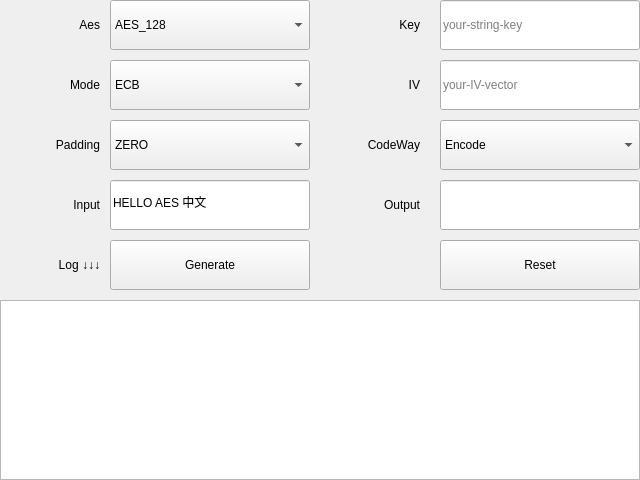
<?xml version="1.0" encoding="UTF-8"?>
<ui version="4.0">
 <class>qAesTestWgt</class>
 <widget class="QWidget" name="qAesTestWgt">
  <property name="geometry">
   <rect>
    <x>0</x>
    <y>0</y>
    <width>640</width>
    <height>480</height>
   </rect>
  </property>
  <property name="windowTitle">
   <string>QtAesTestWgt</string>
  </property>
  <layout class="QGridLayout" name="gridLayout">
   <property name="leftMargin">
    <number>0</number>
   </property>
   <property name="topMargin">
    <number>0</number>
   </property>
   <property name="rightMargin">
    <number>0</number>
   </property>
   <property name="bottomMargin">
    <number>0</number>
   </property>
   <property name="spacing">
    <number>0</number>
   </property>
   <item row="0" column="0">
    <widget class="QWidget" name="bgWgt" native="true">
     <property name="minimumSize">
      <size>
       <width>640</width>
       <height>480</height>
      </size>
     </property>
     <layout class="QGridLayout" name="gridLayout_2">
      <property name="leftMargin">
       <number>0</number>
      </property>
      <property name="topMargin">
       <number>0</number>
      </property>
      <property name="rightMargin">
       <number>0</number>
      </property>
      <property name="bottomMargin">
       <number>0</number>
      </property>
      <property name="spacing">
       <number>10</number>
      </property>
      <item row="0" column="0">
       <widget class="QLabel" name="aesTipLbl">
        <property name="minimumSize">
         <size>
          <width>100</width>
          <height>50</height>
         </size>
        </property>
        <property name="maximumSize">
         <size>
          <width>100</width>
          <height>50</height>
         </size>
        </property>
        <property name="text">
         <string>Aes</string>
        </property>
        <property name="alignment">
         <set>Qt::AlignRight|Qt::AlignTrailing|Qt::AlignVCenter</set>
        </property>
       </widget>
      </item>
      <item row="1" column="1">
       <widget class="QComboBox" name="modeValueCbb">
        <property name="minimumSize">
         <size>
          <width>200</width>
          <height>50</height>
         </size>
        </property>
        <property name="maximumSize">
         <size>
          <width>200</width>
          <height>50</height>
         </size>
        </property>
        <item>
         <property name="text">
          <string>ECB</string>
         </property>
        </item>
        <item>
         <property name="text">
          <string>CBC</string>
         </property>
        </item>
        <item>
         <property name="text">
          <string>CFB</string>
         </property>
        </item>
        <item>
         <property name="text">
          <string>OFB</string>
         </property>
        </item>
       </widget>
      </item>
      <item row="3" column="0">
       <widget class="QLabel" name="inputTipLbl">
        <property name="minimumSize">
         <size>
          <width>100</width>
          <height>50</height>
         </size>
        </property>
        <property name="maximumSize">
         <size>
          <width>100</width>
          <height>50</height>
         </size>
        </property>
        <property name="text">
         <string>Input</string>
        </property>
        <property name="alignment">
         <set>Qt::AlignRight|Qt::AlignTrailing|Qt::AlignVCenter</set>
        </property>
       </widget>
      </item>
      <item row="0" column="4">
       <widget class="QLineEdit" name="keyValueLet">
        <property name="minimumSize">
         <size>
          <width>200</width>
          <height>50</height>
         </size>
        </property>
        <property name="maximumSize">
         <size>
          <width>200</width>
          <height>50</height>
         </size>
        </property>
        <property name="placeholderText">
         <string>your-string-key</string>
        </property>
       </widget>
      </item>
      <item row="5" column="2">
       <widget class="QLabel" name="spaceTipLbl">
        <property name="minimumSize">
         <size>
          <width>100</width>
          <height>50</height>
         </size>
        </property>
        <property name="maximumSize">
         <size>
          <width>100</width>
          <height>50</height>
         </size>
        </property>
        <property name="text">
         <string/>
        </property>
        <property name="alignment">
         <set>Qt::AlignRight|Qt::AlignTrailing|Qt::AlignVCenter</set>
        </property>
       </widget>
      </item>
      <item row="3" column="2">
       <widget class="QLabel" name="outputTipLbl">
        <property name="minimumSize">
         <size>
          <width>100</width>
          <height>50</height>
         </size>
        </property>
        <property name="maximumSize">
         <size>
          <width>100</width>
          <height>50</height>
         </size>
        </property>
        <property name="text">
         <string>Output</string>
        </property>
        <property name="alignment">
         <set>Qt::AlignRight|Qt::AlignTrailing|Qt::AlignVCenter</set>
        </property>
       </widget>
      </item>
      <item row="0" column="2">
       <widget class="QLabel" name="keyTipLbl">
        <property name="minimumSize">
         <size>
          <width>100</width>
          <height>50</height>
         </size>
        </property>
        <property name="maximumSize">
         <size>
          <width>100</width>
          <height>50</height>
         </size>
        </property>
        <property name="text">
         <string>Key</string>
        </property>
        <property name="alignment">
         <set>Qt::AlignRight|Qt::AlignTrailing|Qt::AlignVCenter</set>
        </property>
       </widget>
      </item>
      <item row="5" column="4">
       <widget class="QPushButton" name="resetBtn">
        <property name="minimumSize">
         <size>
          <width>0</width>
          <height>50</height>
         </size>
        </property>
        <property name="text">
         <string>Reset</string>
        </property>
       </widget>
      </item>
      <item row="2" column="1">
       <widget class="QComboBox" name="paddingValueCbb">
        <property name="minimumSize">
         <size>
          <width>200</width>
          <height>50</height>
         </size>
        </property>
        <property name="maximumSize">
         <size>
          <width>200</width>
          <height>50</height>
         </size>
        </property>
        <item>
         <property name="text">
          <string>ZERO</string>
         </property>
        </item>
        <item>
         <property name="text">
          <string>PKCS7</string>
         </property>
        </item>
        <item>
         <property name="text">
          <string>ISO</string>
         </property>
        </item>
       </widget>
      </item>
      <item row="3" column="4">
       <widget class="QLineEdit" name="outputValueLet">
        <property name="minimumSize">
         <size>
          <width>200</width>
          <height>50</height>
         </size>
        </property>
        <property name="maximumSize">
         <size>
          <width>200</width>
          <height>50</height>
         </size>
        </property>
       </widget>
      </item>
      <item row="0" column="1">
       <widget class="QComboBox" name="aesValueCbb">
        <property name="minimumSize">
         <size>
          <width>200</width>
          <height>50</height>
         </size>
        </property>
        <property name="maximumSize">
         <size>
          <width>200</width>
          <height>50</height>
         </size>
        </property>
        <item>
         <property name="text">
          <string>AES_128</string>
         </property>
        </item>
        <item>
         <property name="text">
          <string>AES_192</string>
         </property>
        </item>
        <item>
         <property name="text">
          <string>AES_256</string>
         </property>
        </item>
       </widget>
      </item>
      <item row="1" column="4">
       <widget class="QLineEdit" name="IVValueLet">
        <property name="minimumSize">
         <size>
          <width>200</width>
          <height>50</height>
         </size>
        </property>
        <property name="maximumSize">
         <size>
          <width>200</width>
          <height>50</height>
         </size>
        </property>
        <property name="placeholderText">
         <string>your-IV-vector</string>
        </property>
       </widget>
      </item>
      <item row="6" column="0" colspan="5">
       <widget class="QTextEdit" name="logValueTextEdit"/>
      </item>
      <item row="1" column="0">
       <widget class="QLabel" name="modeTipLbl">
        <property name="minimumSize">
         <size>
          <width>100</width>
          <height>50</height>
         </size>
        </property>
        <property name="maximumSize">
         <size>
          <width>100</width>
          <height>50</height>
         </size>
        </property>
        <property name="text">
         <string>Mode</string>
        </property>
        <property name="alignment">
         <set>Qt::AlignRight|Qt::AlignTrailing|Qt::AlignVCenter</set>
        </property>
       </widget>
      </item>
      <item row="1" column="2">
       <widget class="QLabel" name="IVTipLbl">
        <property name="minimumSize">
         <size>
          <width>100</width>
          <height>50</height>
         </size>
        </property>
        <property name="maximumSize">
         <size>
          <width>100</width>
          <height>50</height>
         </size>
        </property>
        <property name="text">
         <string>IV</string>
        </property>
        <property name="alignment">
         <set>Qt::AlignRight|Qt::AlignTrailing|Qt::AlignVCenter</set>
        </property>
       </widget>
      </item>
      <item row="5" column="1">
       <widget class="QPushButton" name="generateBtn">
        <property name="minimumSize">
         <size>
          <width>0</width>
          <height>50</height>
         </size>
        </property>
        <property name="text">
         <string>Generate</string>
        </property>
       </widget>
      </item>
      <item row="2" column="0">
       <widget class="QLabel" name="paddingTipLbl">
        <property name="minimumSize">
         <size>
          <width>100</width>
          <height>50</height>
         </size>
        </property>
        <property name="maximumSize">
         <size>
          <width>100</width>
          <height>50</height>
         </size>
        </property>
        <property name="text">
         <string>Padding</string>
        </property>
        <property name="alignment">
         <set>Qt::AlignRight|Qt::AlignTrailing|Qt::AlignVCenter</set>
        </property>
       </widget>
      </item>
      <item row="5" column="0">
       <widget class="QLabel" name="logTipLbl">
        <property name="minimumSize">
         <size>
          <width>100</width>
          <height>50</height>
         </size>
        </property>
        <property name="maximumSize">
         <size>
          <width>100</width>
          <height>50</height>
         </size>
        </property>
        <property name="text">
         <string>Log ↓↓↓</string>
        </property>
        <property name="alignment">
         <set>Qt::AlignRight|Qt::AlignTrailing|Qt::AlignVCenter</set>
        </property>
       </widget>
      </item>
      <item row="2" column="4">
       <widget class="QComboBox" name="codeWayValueCbb">
        <property name="minimumSize">
         <size>
          <width>200</width>
          <height>50</height>
         </size>
        </property>
        <property name="maximumSize">
         <size>
          <width>200</width>
          <height>50</height>
         </size>
        </property>
        <item>
         <property name="text">
          <string>Encode</string>
         </property>
        </item>
        <item>
         <property name="text">
          <string>Decode</string>
         </property>
        </item>
       </widget>
      </item>
      <item row="3" column="1">
       <widget class="QLineEdit" name="inputValueLet">
        <property name="minimumSize">
         <size>
          <width>200</width>
          <height>50</height>
         </size>
        </property>
        <property name="maximumSize">
         <size>
          <width>200</width>
          <height>50</height>
         </size>
        </property>
        <property name="text">
         <string>HELLO AES 中文</string>
        </property>
       </widget>
      </item>
      <item row="2" column="2">
       <widget class="QLabel" name="codeWayTipLBl">
        <property name="minimumSize">
         <size>
          <width>100</width>
          <height>50</height>
         </size>
        </property>
        <property name="maximumSize">
         <size>
          <width>100</width>
          <height>50</height>
         </size>
        </property>
        <property name="text">
         <string>CodeWay</string>
        </property>
        <property name="alignment">
         <set>Qt::AlignRight|Qt::AlignTrailing|Qt::AlignVCenter</set>
        </property>
       </widget>
      </item>
     </layout>
    </widget>
   </item>
  </layout>
 </widget>
 <resources/>
 <connections/>
</ui>
